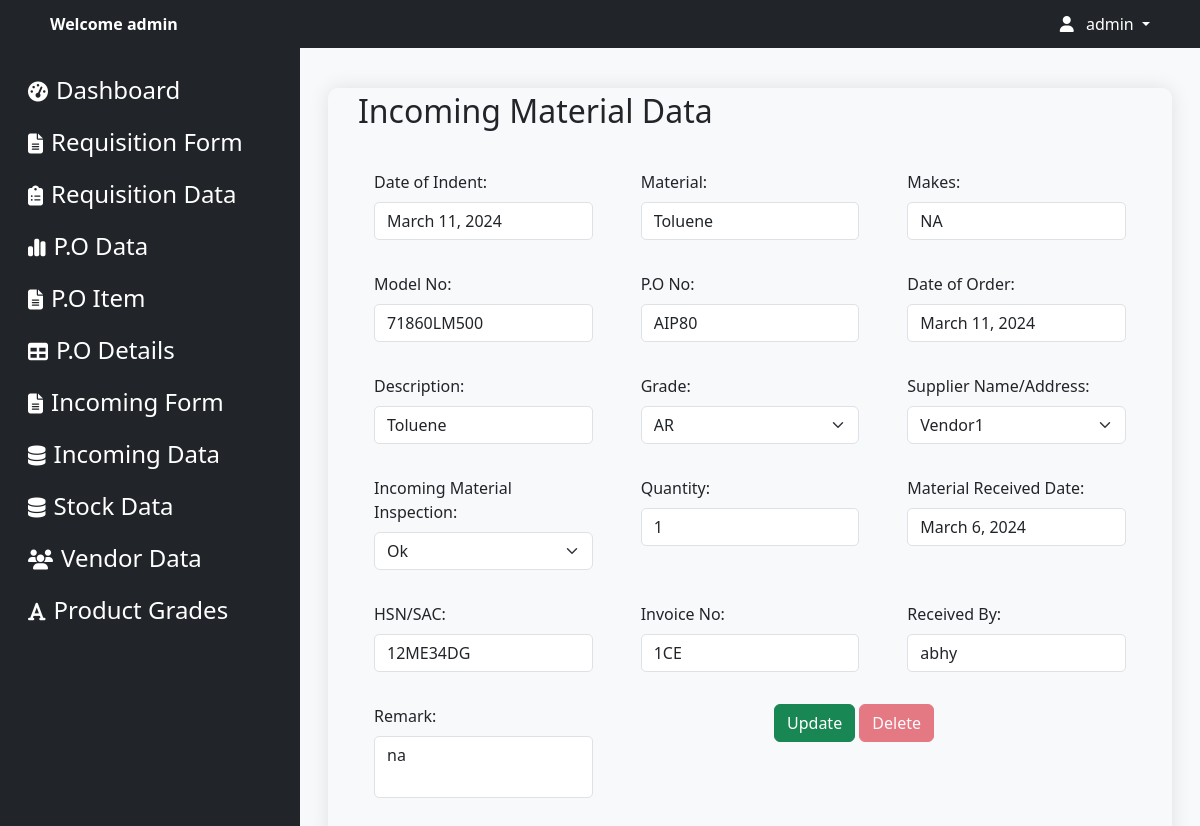
/edit/1CE/ (signed in), run on the app's committed database.
### apps/models.py (models this page shows, shortened)
class IncomingMaterial(models.Model):
    date_of_indent = models.DateField()
    material = models.CharField(max_length=100)
    makes = models.CharField(max_length=100, default='Some default value')
    model_no = models.CharField(max_length=100, default='Default Model No.')
    po_no = models.CharField(max_length=100,default='Default Model No.')
    date_of_order = models.DateField(default=timezone.now)
    description = models.TextField()
    grade = models.CharField(max_length=20)
    supplier_nameaddress = models.CharField(max_length=100)
    incoming_material_inspection = models.CharField(max_length=20)
    quantity = models.PositiveIntegerField()
    material_received_date = models.DateField()
    hsn_sac = models.CharField(max_length=20, default='None')
    invoice_no = models.CharField(max_length=20)
    received_by = models.CharField(max_length=50)
    remark = models.TextField()

### apps/views.py (the view)
# urls.py: path('edit/<str:invoice_no>/', views.edit, name='edit'),
@login_required
@never_cache
def edit(request, invoice_no=None):
    vendors = Vendor.objects.all()
    grades = Grade.objects.all()
    item = IncomingMaterial.objects.filter(invoice_no=invoice_no).first()
    if not item:
        return render(request, '404.html')  # Handle the case when no item is found
    return render(request, 'logined/dashboard.html', {'item': item, 'vendors': vendors, 'grades': grades})

### templates/logined/dashboard.html (shortened to what this page needs)
{% load static %}
<!DOCTYPE html>
<html lang="en">
<head>
    {% load static %}
    <link href="https://cdn.jsdelivr.net/npm/bootstrap@5.3.2/dist/css/bootstrap.min.css" rel="stylesheet">
    <link href="https://cdnjs.cloudflare.com/ajax/libs/font-awesome/6.5.1/css/all.min.css" rel="stylesheet">
    <link rel="stylesheet" href="{% static 'css/index.css' %}">
    <link rel="stylesheet" href="{% static 'css/sidebar.css' %}">
</head>
<body>
    {% include 'logined/navbar.html' %}
    <div class="container-fluid">
        {% include 'logined/sidebar.html' %}
        <div class="col">
            <div class="container-fluid p-3">
                <div class="container mt-4 pt-1 fcontainer">
                    <h2>Incoming Material Data</h2>
                    <form class="row g-3 pt-3 mt-2 " action="{% url 'update' invoice_no=item.invoice_no %}" method="post">
                        <div class="col-md-4 mb-3 px-4">
                            <label for="date_of_indent" class="form-label">Date of Indent:</label>
                            <input type="text" class="form-control" id="date_of_indent" name="date_of_indent" value="{{ item.date_of_indent }}" >
                        </div>
                        <div class="col-md-4 mb-3 px-4">
                            <label for="material" class="form-label">Material:</label>
                            <input type="text" class="form-control" id="material" name="material" value="{{ item.material }}">
                        </div>
                        <div class="col-md-4 mb-3 px-4">
                            <label for="makes" class="form-label">Makes:</label>
                            <input type="text" class="form-control" id="makes" name="makes" value="{{ item.makes }}">
                        </div>
                        <div class="col-md-4 mb-3 px-4">
                            <label for="model_no" class="form-label">Model No:</label>
                            <input type="text" class="form-control" id="model_no" name="model_no" value="{{ item.model_no }}">
                        </div>
                        <div class="col-md-4 mb-3 px-4">
                            <label for="po_no" class="form-label">P.O No:</label>
                            <input type="text" class="form-control" id="po_no" name="po_no" value="{{ item.po_no }}">
                        </div>
                        <div class="col-md-4 mb-3 px-4">
                            <label for="date_of_order" class="form-label">Date of Order:</label>
                            <input type="text" class="form-control" id="date_of_order" name="date_of_order" value="{{ item.date_of_order }}" >
                        </div>
                        <div class="col-md-4 mb-3 px-4">
                            <label for="description" class="form-label">Description:</label>
                            <input type="text" class="form-control" id="description" name="description" value="{{ item.description }}">
                        </div>
                        <div class="col-md-4 mb-3 px-4">
                            <label for="grade" class="form-label">Grade:</label>
                            <select class="form-select" id="grade" name="grade">
                                <option value="{{ item.grade }}">{{ item.grade }}</option>
                            </select>
                        </div>
                        <div class="col-md-4 mb-3 px-4">
                            <label for="supplier_nameaddress" class="form-label">Supplier Name/Address:</label>
                            <select class="form-select" id="supplier_nameaddress" name="supplier_nameaddress">
                                <option value="{{ item.supplier_nameaddress }}">{{ item.supplier_nameaddress }}</option>
                            </select>
                        </div>
                        <div class="col-md-4 mb-3 px-4">
                            <label for="incoming_material_inspection" class="form-label">Incoming Material
                                Inspection:</label>
                            <select class="form-select" id="incoming_material_inspection"
                                name="incoming_material_inspection">
                                <option value="{{ item.incoming_material_inspection }}">{{ item.incoming_material_inspection }}</option>
                            </select>
                        </div>
                        <div class="col-md-4 mb-3 px-4">
                            <label for="quantity" class="form-label">Quantity:</label>
                            <input type="number" class="form-control" id="quantity" name="quantity" value="{{ item.quantity }}">
                        </div>
                        <div class="col-md-4 mb-3 px-4">
                            <label for="material_received_date" class="form-label">Material Received Date:</label>
                            <input type="text" class="form-control" id="material_received_date"
                                name="material_received_date" value="{{ item.material_received_date }}" >
                        </div>
                        <div class="col-md-4 mb-3 px-4">
                            <label for="hsn_sac" class="form-label">HSN/SAC:</label>
                            <input type="text" class="form-control" id="hsn_sac" name="hsn_sac" value="{{ item.hsn_sac }}">
                        </div>
                        <div class="col-md-4 mb-3 px-4">
                            <label for="invoice_no" class="form-label">Invoice No:</label>
                            <input type="text" class="form-control" id="invoice_no" name="invoice_no" value="{{ item.invoice_no }}">
                        </div>
                        <div class="col-md-4 mb-3 px-4">
                            <label for="received_by" class="form-label">Received By:</label>
                            <input type="text" class="form-control" id="received_by" name="received_by" value="{{ item.received_by }}">
                        </div>
                        <div class="col-md-4 mb-3 px-4">
                            <label for="remark" class="form-label">Remark:</label>
                            <textarea class="form-control" id="remark" name="remark" style="resize: none;" >{{ item.remark }}</textarea>
                        </div>
                        <div class="col-md-4  mb-3 px-4 mx-auto">
                            <button type="submit" class="btn btn-success">Update</button>
                            <a href="#" class="btn btn-danger disabled">Delete</a>
                        </div>
                    </form>
                </div>
            </div>
        </div>
    </div>
    </div>
</body>
</html>

### templates/logined/navbar.html (shortened to what this page needs)
{% load static %}
<nav class="navbar navbar-expand-lg navbar-dark bg-dark navbar-custom p-1 ">
    <div class="container">
        <div class="collapse navbar-collapse" id="navbarNav">
            <ul class="navbar-nav">
                <li class="nav-item">
                    <a class="nav-link d-none d-lg-block text-white fw-semibold" href="#">Welcome {{ user.username }}</a>
                </li>
            </ul>
            <ul class="navbar-nav ms-auto">
                {% if user.is_authenticated %}
                <li class="nav-item dropdown">
                    <a class="nav-link dropdown-toggle text-white" href="#" id="navbarDropdown" role="button"
                        data-bs-toggle="dropdown" aria-expanded="false">
                        <i class="fas fa-user"></i> <span class="ms-2 d-none d-sm-inline">{{ user.username }}</span>
                    </a>
                </li>
                {% endif %}
            </ul>
        </div>
    </div>
</nav>

### static/css/index.css (style rules this page uses)
.navbar { --bs-navbar-padding-y: 0rem !important; }

### templates/logined/dashboard.html (style rules this page uses)
body { background-color: #f8f9fa; }
.fcontainer { max-width: 1100px; margin: 0 auto; padding: 30px; border-radius: 10px; box-shadow: 0px 0px 20px rgba(0, 0, 0, 0.1); margin-top: 40px; }
.form-control { border-radius: 5px; }

### data on the page
IncomingMaterial: date_of_indent "March 11, 2024", material "Toluene", makes "NA", model_no "71860LM500", po_no "AIP80", date_of_order "March 11, 2024", description "Toluene", grade "AR", supplier_nameaddress "Vendor1", incoming_material_inspection "Ok", quantity "1", material_received_date "March 6, 2024", hsn_sac "12ME34DG", invoice_no "1CE", received_by "abhy", remark "na"

### other printed values
{{ user.username }} "admin"
